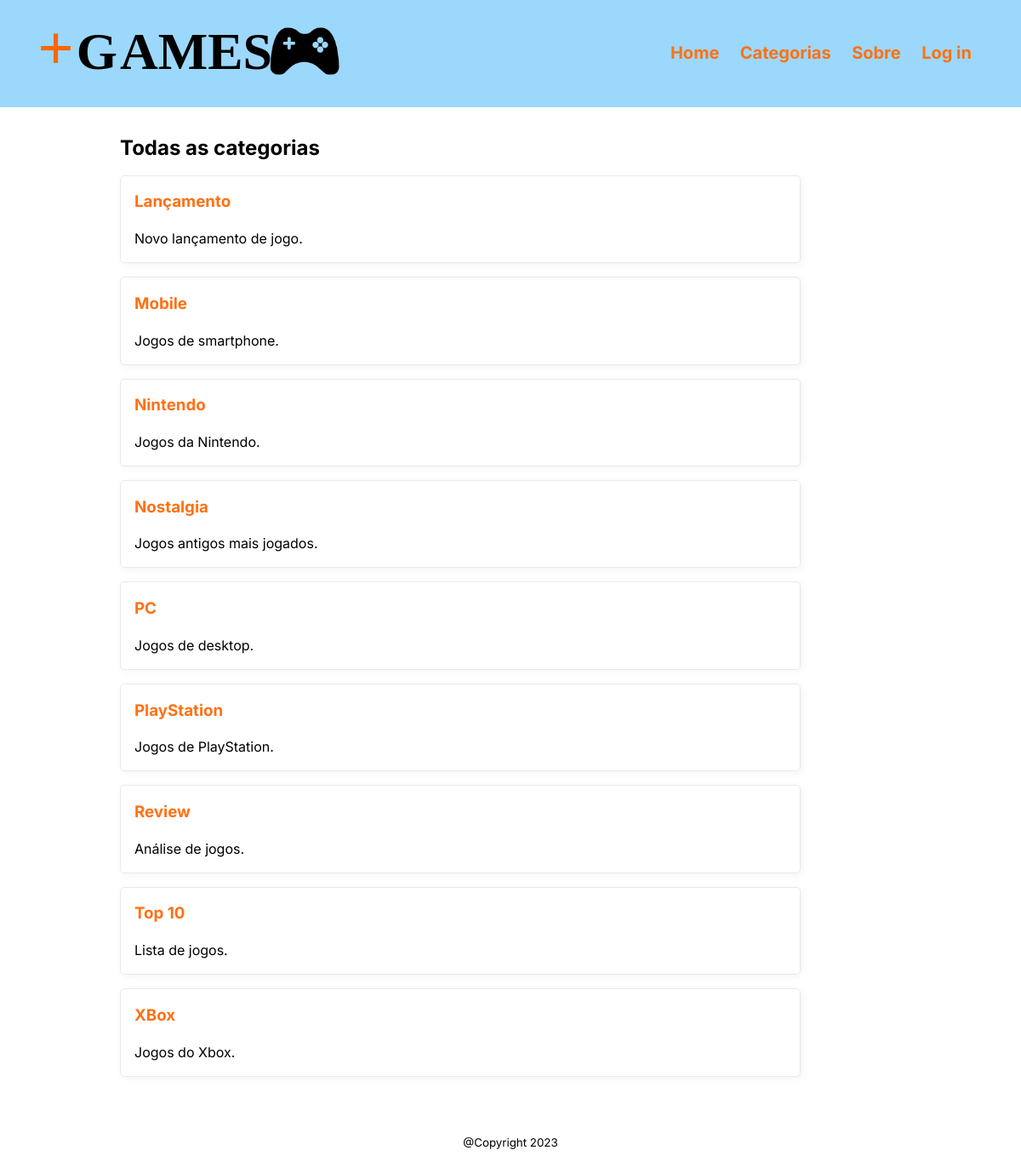
The app's page /category/, older data.
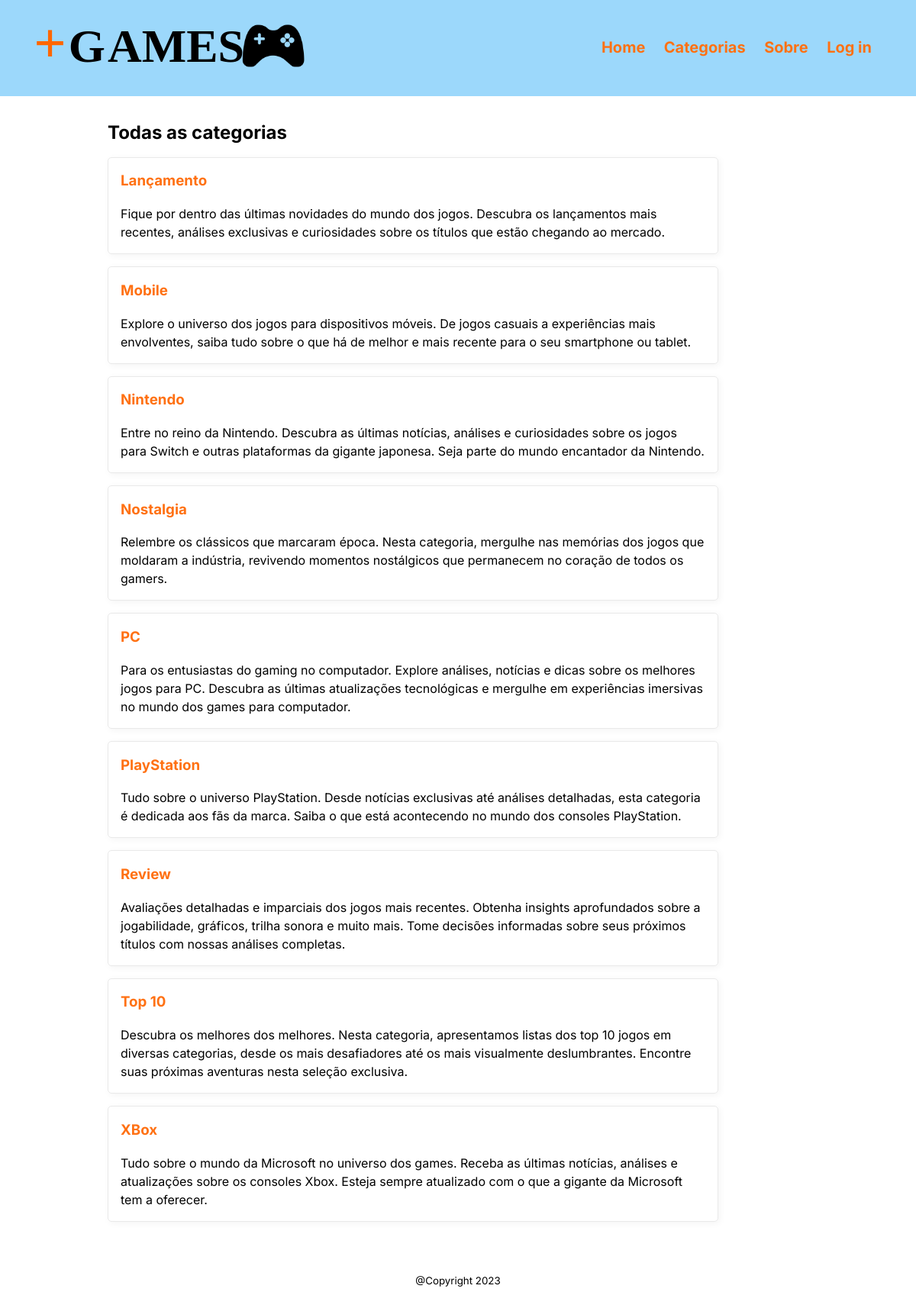
The same page, newer data.
### crud/models.py (models this page shows, shortened)
class Category(models.Model):
    name = models.CharField(max_length=20)
    description = models.CharField(max_length=255)
    posts = models.ManyToManyField(Post)

### crud/views.py (the view)
# urls.py: path('category/', views.CategoryListView.as_view(), name='category'),
class CategoryListView(generic.ListView):
    model = Category
    ordering = ['name']
    template_name = 'crud/category.html'
    def get_context_data(self, **kwargs):
        context = super().get_context_data(**kwargs)
        if 'last_viewed' in self.request.session:
            context['last_categorys'] = []
            for post_id in self.request.session['last_viewed']:
                new_object = get_object_or_404(Post, pk=post_id)
                if new_object.active and new_object not in context['last_categorys']:
                    context['last_categorys'].append(new_object)
        return context

### crud/templates/crud/category.html (shortened to what this page needs)
{% extends 'base.html' %}
{% block content %}
<h2>Todas as categorias</h2>
{% if category_list %}
<section class="lista-de-categorias">
    {% for category in category_list %}
        <article class="card-de-categoria">
            <a href="{% url 'crud:category-list' category.id %}"><h3>{{ category.name }}</h3></a>
            <p>{{ category.description }}</p>
        </article>
    {% endfor %}
</section>
{% else %}
<p>Não foi encontrada nenhuma categoria.</p>
{% endif %}
{% endblock content %}

Row changes from the older to the newer data that the page shows:
changed Category "Lançamento": description "Novo lançamento de jogo." → "Fique por dentro das últimas novidades do mundo dos jogos. Descubra os lançamentos mais recentes, análises exclusivas e curiosidades sobre os títulos que estão chegando ao mercado."
changed Category "Mobile": description "Jogos de smartphone." → "Explore o universo dos jogos para dispositivos móveis. De jogos casuais a experiências mais envolventes, saiba tudo sobre o que há de melhor e mais recente para o seu smartphone ou tablet."
changed Category "Nintendo": description "Jogos da Nintendo." → "Entre no reino da Nintendo. Descubra as últimas notícias, análises e curiosidades sobre os jogos para Switch e outras plataformas da gigante japonesa. Seja parte do mundo encantador da Nintendo."
changed Category "Nostalgia": description "Jogos antigos mais jogados." → "Relembre os clássicos que marcaram época. Nesta categoria, mergulhe nas memórias dos jogos que moldaram a indústria, revivendo momentos nostálgicos que permanecem no coração de todos os gamers."
changed Category "PC": description "Jogos de desktop." → "Para os entusiastas do gaming no computador. Explore análises, notícias e dicas sobre os melhores jogos para PC. Descubra as últimas atualizações tecnológicas e mergulhe em experiências imersivas no mundo dos games para computador."
changed Category "PlayStation": description "Jogos de PlayStation." → "Tudo sobre o universo PlayStation. Desde notícias exclusivas até análises detalhadas, esta categoria é dedicada aos fãs da marca. Saiba o que está acontecendo no mundo dos consoles PlayStation."
changed Category "Review": description "Análise de jogos." → "Avaliações detalhadas e imparciais dos jogos mais recentes. Obtenha insights aprofundados sobre a jogabilidade, gráficos, trilha sonora e muito mais. Tome decisões informadas sobre seus próximos títulos com nossas análises completas."
changed Category "Top 10": description "Lista de jogos." → "Descubra os melhores dos melhores. Nesta categoria, apresentamos listas dos top 10 jogos em diversas categorias, desde os mais desafiadores até os mais visualmente deslumbrantes. Encontre suas próximas aventuras nesta seleção exclusiva."
changed Category "XBox": description "Jogos do Xbox." → "Tudo sobre o mundo da Microsoft no universo dos games. Receba as últimas notícias, análises e atualizações sobre os consoles Xbox. Esteja sempre atualizado com o que a gigante da Microsoft tem a oferecer."
